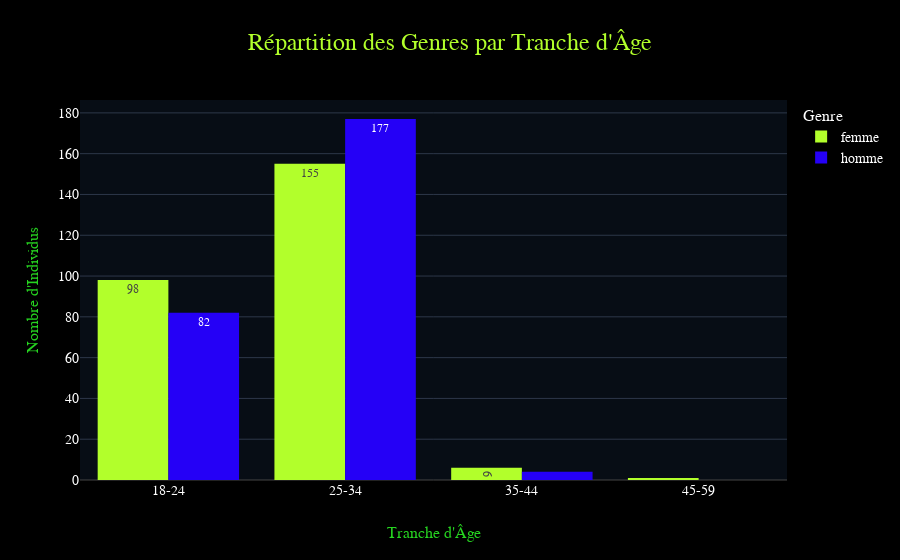

Source (notebook cell):
### Markdown cell above
## 💔la premiere conclusion est : Les personnes ne viennent pas pour rencontrer l'amour mais soit pour s'amuser soit pour faire de nouvelles connaissance. il ne cible pas forcement la recherche d'un partenaire !! 💔

### Code cell
# representation graphique du découpage par tranche d'age et par sexe
fig = px.bar(
    age_genre_counts,
    barmode='group',
    title="Répartition des Genres par Tranche d'Âge",
    labels={"value": "Nombre d'Individus", "tranche_age": "Tranche d'Âge", "genre": "Genre"},
    template="nicolas_herve",
    color_discrete_sequence=COLOR_PALETTE
)
fig.update_traces(texttemplate='%{y}', textposition='inside')
fig_layout = fig.update_layout(
    uniformtext_minsize=8,
    uniformtext_mode='hide'
)
fig.show()

### Figure 1 — Plotly figure (JSON) as saved in the notebook; plotly's stock layout.template omitted (floating-point values rounded to 4 significant figures)
{"data": [{"alignmentgroup": "True", "hovertemplate": "Genre=femme<br>Tranche d'Âge=%{x}<br>Nombre d'Individus=%{y}<extra></extra>", "legendgroup": "femme", "marker": {"color": "#B2FF2B", "pattern": {"shape": ""}}, "name": "femme", "offsetgroup": "femme", "orientation": "v", "showlegend": true, "textposition": "inside", "texttemplate": "%{y}", "type": "bar", "x": ["18-24", "25-34", "35-44", "45-59"], "xaxis": "x", "y": [98.0, 155.0, 6.0, 1.0], "yaxis": "y"}, {"alignmentgroup": "True", "hovertemplate": "Genre=homme<br>Tranche d'Âge=%{x}<br>Nombre d'Individus=%{y}<extra></extra>", "legendgroup": "homme", "marker": {"color": "#2500F6", "pattern": {"shape": ""}}, "name": "homme", "offsetgroup": "homme", "orientation": "v", "showlegend": true, "textposition": "inside", "texttemplate": "%{y}", "type": "bar", "x": ["18-24", "25-34", "35-44", "45-59"], "xaxis": "x", "y": [82.0, 177.0, 4.0, 0.0], "yaxis": "y"}], "layout": {"barmode": "group", "legend": {"title": {"text": "Genre"}, "tracegroupgap": 0}, "title": {"text": "Répartition des Genres par Tranche d'Âge"}, "uniformtext": {"minsize": 8, "mode": "hide"}, "xaxis": {"anchor": "y", "domain": [0, 1], "title": {"text": "Tranche d'Âge"}}, "yaxis": {"anchor": "x", "domain": [0, 1], "title": {"text": "Nombre d'Individus"}}}}
